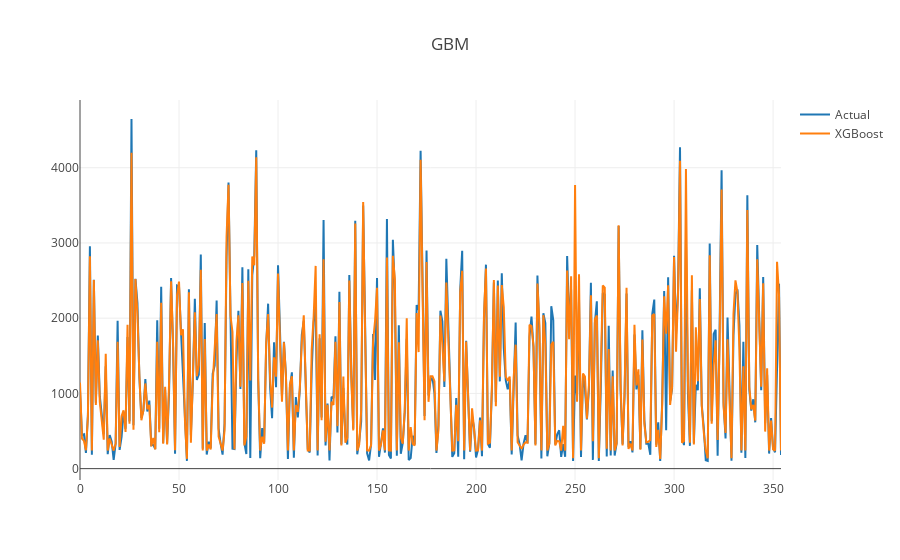

Notebook source saved alongside this figure:
### Code cell
trace1 = go.Scatter(x = np.arange(len(y_act)),
                    y = y_act.reshape(-1,),
                   name = "Actual")
trace2 = go.Scatter(x = np.arange(len(y_act)), 
         y = y_pred_xgb.reshape(-1,),
                   name = "XGBoost")
data = [trace1, trace2]
layout = {"title": "GBM"}
fig = go.Figure(data=data, layout = layout)
py.iplot(fig)

### Figure 1 — Plotly figure (JSON) as saved in the notebook; plotly's stock layout.template omitted (floating-point values rounded to 4 significant figures; data arrays with more than 128 entries replaced by an {"elided": "..."} marker saying what was removed)
{"data": [{"name": "Actual", "type": "scatter", "uid": "bc865c2e-0e21-47a3-99c5-d1f1a91d0541", "x": {"elided": "355 int values"}, "y": {"elided": "355 float values"}}, {"name": "XGBoost", "type": "scatter", "uid": "ecc6aedc-a628-463a-9270-54d4ace8d893", "x": {"elided": "355 int values"}, "y": {"elided": "355 float values"}}], "layout": {"title": {"text": "GBM"}}}
